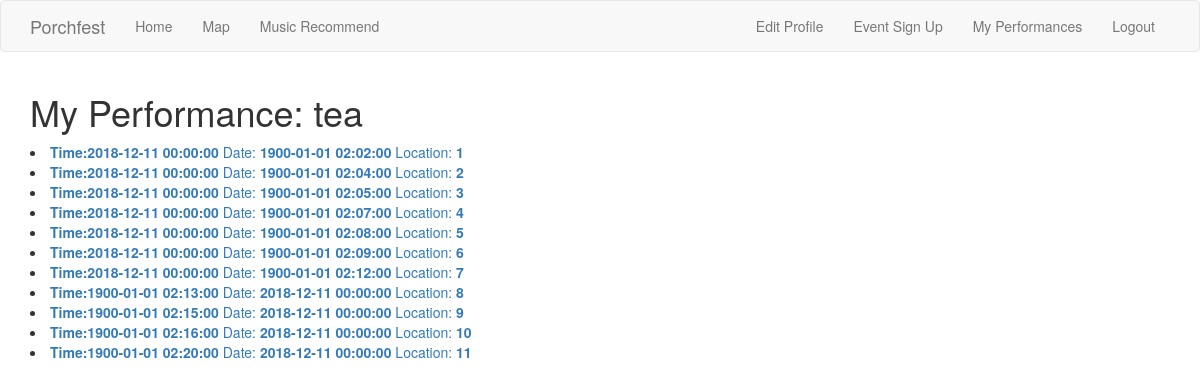
The page /my_performances/ (signed in) on the database its author committed.
### app/models.py (models this page shows, shortened)
class Artist(UserMixin, db.Model):
    id = db.Column(db.Integer, primary_key=True)
    artistName = db.Column(db.String(64), index=True, unique=True)
    bio = db.Column(db.String(600))
    genre = db.Column(db.String)
    artistPerformances= db.relationship('ArtistToPerformance')
    email = db.Column(db.String(120), index=True, unique=True)
    password_hash = db.Column(db.String(128))

class ArtistToPerformance(db.Model):
    artistID = db.Column(db.Integer, db.ForeignKey('artist.id'),  primary_key=True)
    performanceID = db.Column(db.Integer, db.ForeignKey('performance.id'), primary_key=True)
    artist = db.relationship('Artist')
    performance = db.relationship('Performance')

class Performance(db.Model):
    id = db.Column(db.Integer, primary_key=True)
    time = db.Column(db.DateTime, index=True)
    date = db.Column(db.DateTime, index=True)
    locationId = db.Column(db.Integer, db.ForeignKey('location.id'))
    artistPerformances = db.relationship('ArtistToPerformance')

### app/routes.py (the view)
@app.route('/my_performances/', methods=['GET', 'POST'])
@login_required
def my_perfomances():
    events = current_user.artistPerformances
    return render_template('my_performances.html', artist=current_user, event_list=events)

### app/models.py (called while the page is built)
@login.user_loader
def load_user(id):
    return Artist.query.get(int(id))

### app/templates/my_performances.html
{% extends "base.html" %}
{% import 'bootstrap/wtf.html' as wtf %}
{% block app_content %}
<h1>My Performance: {{ artist.artistName }}</h1>
    {% for x in event_list %}
        <li><a href="{{ url_for('performance_edit', performance=x.performance.id) }}"><b>Time:{{x.performance.time }}</b> Date:  <b>{{ x.performance.date }}</b> Location: <b>{{ x.performance.locationId }}</b></a></li>
       {% endfor %}
{% endblock %}

### app/templates/base.html (shortened to what this page needs)
{% extends 'bootstrap/base.html' %}
{% block navbar %}
    <nav class="navbar navbar-default">
        <div class="container">
            <div class="navbar-header">
                <a class="navbar-brand" href="/index">Porchfest</a>
            </div>
            <div class="collapse navbar-collapse" id="bs-example-navbar-collapse-1">
                <ul class="nav navbar-nav">
                    <li><a href="/index">Home</a></li>
                    <li> <a href="/map">Map</a></li>
                    <li> <a href="/music_recommend">Music Recommend</a></li>
                </ul>
                <ul class="nav navbar-nav navbar-right">
                    {% if current_user.is_anonymous %}
                        <li> <a href="/login">Login</a></li>
                    {% else %}
                        <li><a href="/edit_profile">Edit Profile</a></li>
                         <li> <a href="/event_sign_up">Event Sign Up</a></li>
                        <li> <a href="/my_performances">My Performances</a></li>
                        <li><a href="/logout">Logout</a></li>
                    {% endif %}
                </ul>
            </div>
        </div>
    </nav>
{% endblock %}
{% block content %}
    <div class="container">
        {% block app_content %}{% endblock %}
    </div>
{% endblock %}

### rows shown on the page
Artist: artistName "tea"
ArtistToPerformance: performance.time "2018-12-11 00:00:00", performance "1900-01-01 02:02:00", performance.locationId "1"
ArtistToPerformance: performance.time "2018-12-11 00:00:00", performance "1900-01-01 02:04:00", performance.locationId "2"
ArtistToPerformance: performance.time "2018-12-11 00:00:00", performance "1900-01-01 02:05:00", performance.locationId "3"
ArtistToPerformance: performance.time "2018-12-11 00:00:00", performance "1900-01-01 02:07:00", performance.locationId "4"
ArtistToPerformance: performance.time "2018-12-11 00:00:00", performance "1900-01-01 02:08:00", performance.locationId "5"
ArtistToPerformance: performance.time "2018-12-11 00:00:00", performance "1900-01-01 02:09:00", performance.locationId "6"
ArtistToPerformance: performance.time "2018-12-11 00:00:00", performance "1900-01-01 02:12:00", performance.locationId "7"
ArtistToPerformance: performance.time "1900-01-01 02:13:00", performance "2018-12-11 00:00:00", performance.locationId "8"
ArtistToPerformance: performance.time "1900-01-01 02:15:00", performance "2018-12-11 00:00:00", performance.locationId "9"
ArtistToPerformance: performance.time "1900-01-01 02:16:00", performance "2018-12-11 00:00:00", performance.locationId "10"
ArtistToPerformance: performance.time "1900-01-01 02:20:00", performance "2018-12-11 00:00:00", performance.locationId "11"
